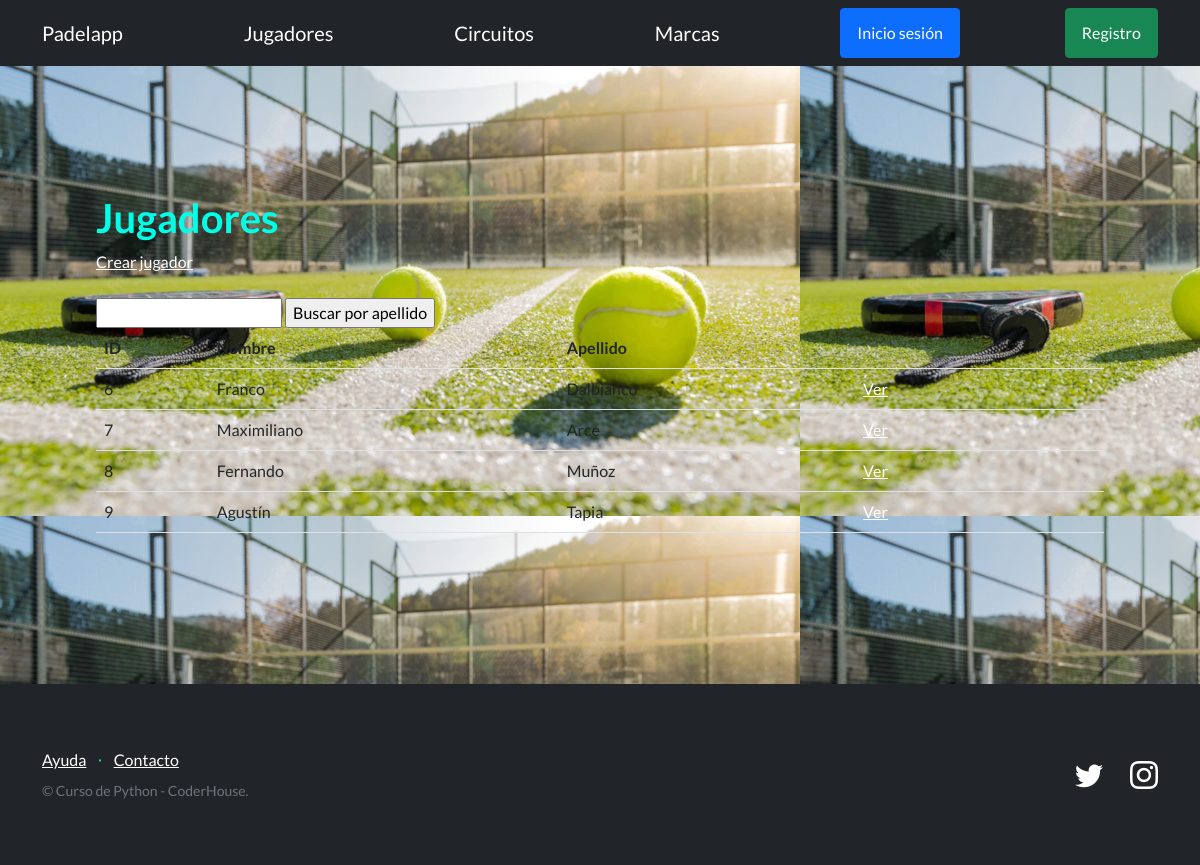
Before: /PadelApp/jugadores/ with the older database file.
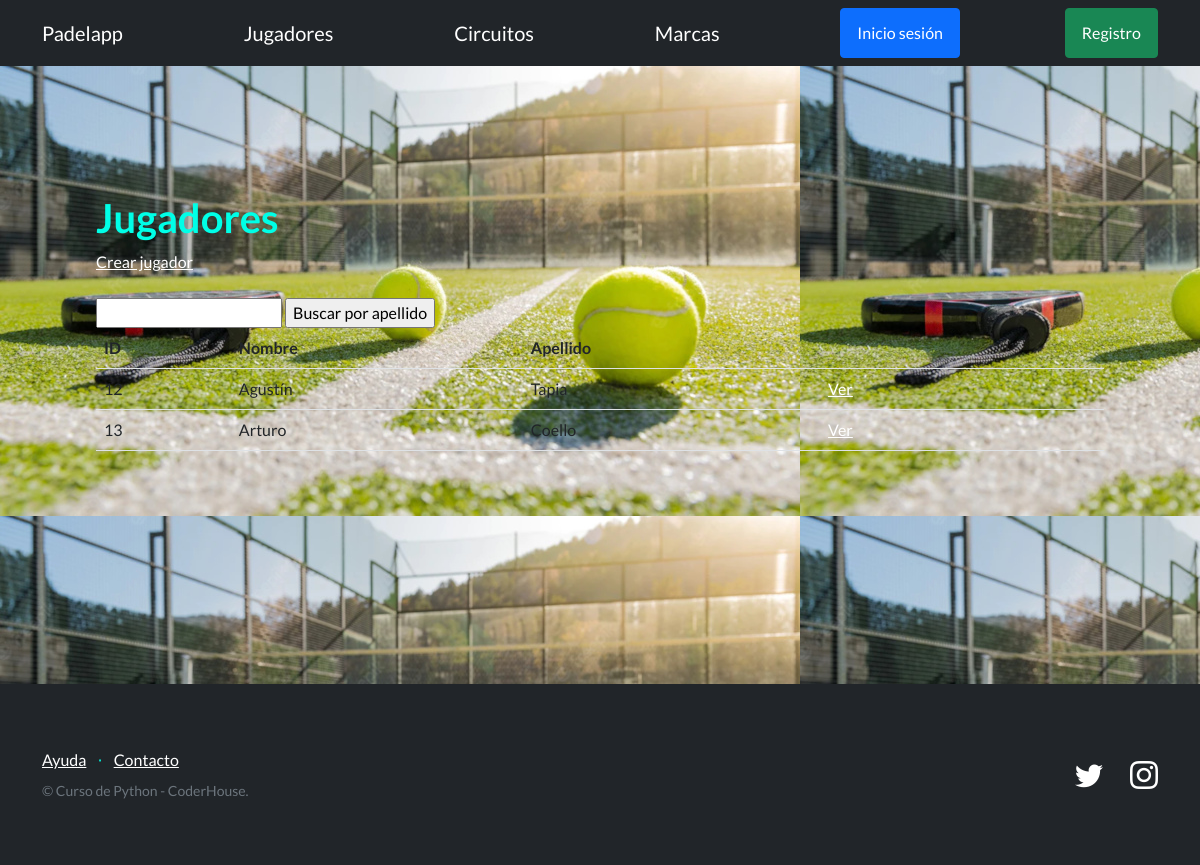
After: the same page with the newer database file.
### PadelApp/models.py (models this page shows, shortened)
class Jugadores(models.Model):
    nombre =  models.CharField(max_length=64)
    apellido =  models.CharField(max_length=64)
    nacionalidad =  models.CharField(max_length=64)
    edad = models.IntegerField()
    circuito = models.CharField(max_length=64)
    marca = models.CharField(max_length=64, blank=True)
    creador = models.ForeignKey(User, on_delete=models.SET_NULL, null=True)

### PadelApp/views.py (the view)
# urls.py: path("jugadores/", JugadorListView.as_view(), name="listar_jugadores" ),
class JugadorListView(ListView):
    model = Jugadores
    template_name = 'PadelApp/jugadores2.html'

### PadelApp/templates/PadelApp/jugadores2.html (shortened to what this page needs)
{% extends "PadelApp/base2.html" %}
{% block contenido %}
<section>
    <div>
      <h1>Jugadores</h1>
      <a href="{% url "crear_jugador" %}">Crear jugador</a>
      <br><br>
      <form action="{% url 'buscar_jugador' %}" method="get">
        <input type="text" name="q">
        <input type="submit" value="Buscar por apellido">
      </form>
      <table class="table">
        <tbody>
          <tr>
            <th>ID</th>
            <th>Nombre</th>
            <th>Apellido</th>
            <th></th>
            <th></th>
            <th></th>
          </tr>
          {% for jugador in object_list %}
          <tr>
            <td>{{ jugador.id }}</td>
            <td>{{ jugador.nombre }}</td>
            <td>{{ jugador.apellido }}</td>
            <td>
                <a href = "{% url "detalle_jugador" jugador.id %}">Ver</a>
            </td>
            <td>
            </td>
            <td>
            </td>
          </tr>
          {% endfor %}
        </tbody>
      </table>
    </div>
  </section>
{% endblock contenido %}

### PadelApp/templates/PadelApp/base2.html (shortened to what this page needs)
{% load static %}
<!DOCTYPE html>
<html lang="en">
    <head>
        <link href="https://cdn.jsdelivr.net/npm/bootstrap-icons@1.5.0/font/bootstrap-icons.css" rel="stylesheet" type="text/css" />
        <link href="{% static 'css/styles.css' %}" rel="stylesheet" />
    </head>
    <body>
        <nav class="navbar bg-dark" data-bs-theme="dark">
            <div class="container">
                <a class="navbar-brand" href="{% url 'inicio' %}">Padelapp</a>
                <a class="navbar-brand" href="{% url 'listar_jugadores' %}">Jugadores</a>
                <a class="navbar-brand" href="{% url 'listar_circuitos' %}">Circuitos</a>
                <a class="navbar-brand" href="{% url 'listar_marcas' %}">Marcas</a>
                {% if user.is_authenticated %}
                <a class="btn btn-warning" href="{% url 'logout' %}">Cierre sesión</a>
                {% else %}
                <a class="btn btn-primary" href="{% url 'login' %}">Inicio sesión</a>
                <a class="btn btn-success" href="{% url 'registro' %}">Registro</a>
                {% endif %}
            </div>
        </nav>
        <section style="padding: 4rem 3rem; background-image: url('/static/cancha.jpeg');">
            <div id="main">
            {% block contenido %}{% endblock contenido %}
        </section>
        <footer class="footer bg-dark">
            <div class="container">
                <div class="row">
                    <div class="col-lg-6 h-100 text-center text-lg-start my-auto">
                        <ul class="list-inline mb-2">
                            <li class="list-inline-item"><a href="#!">Ayuda</a></li>
                            <li class="list-inline-item">⋅</li>
                            <li class="list-inline-item"><a href="#!">Contacto</a></li>
                        </ul>
                        <p class="text-muted small mb-4 mb-lg-0">&copy; Curso de Python - CoderHouse.</p>
                    </div>
                    <div class="col-lg-6 h-100 text-center text-lg-end my-auto">
                        <ul class="list-inline mb-0">
                            <li class="list-inline-item me-4">
                                <a href="https://twitter.com/coderhouse"><i class="bi-twitter fs-3"></i></a>
                            </li>
                            <li class="list-inline-item">
                                <a href="https://www.instagram.com/coderhouse/?hl=es"><i class="bi-instagram fs-3"></i></a>
                            </li>
                        </ul>
                    </div>
                </div>
            </div>
        </footer>
    </body>
</html>

### PadelApp/templates/PadelApp/base2.html (style rules this page uses)
body { height: 100vh; background-image: url('/static/cancha.jpeg'); background-size: cover; background-position: center; }
section { padding: 4rem 3rem; }
#main { min-height: calc(70vh - 70px); }

Changed rows visible on the page:
removed Jugadores: id "6", nombre "Franco", apellido "Dalbianco"
removed Jugadores: id "7", nombre "Maximiliano", apellido "Arce"
removed Jugadores: id "8", nombre "Fernando", apellido "Muñoz"
removed Jugadores: id "9", nombre "Agustín", apellido "Tapia"
added Jugadores: id "12", nombre "Agustín", apellido "Tapia"
added Jugadores: id "13", nombre "Arturo", apellido "Coello"
